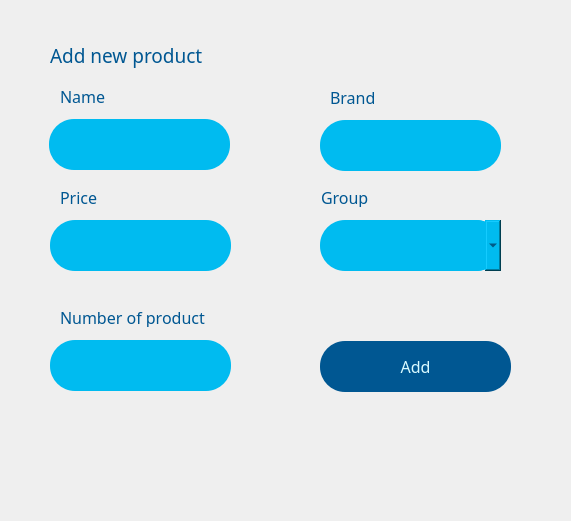
<?xml version="1.0" encoding="UTF-8"?>
<ui version="4.0">
 <class>NewProduct</class>
 <widget class="QWidget" name="NewProduct">
  <property name="geometry">
   <rect>
    <x>0</x>
    <y>0</y>
    <width>571</width>
    <height>521</height>
   </rect>
  </property>
  <property name="windowTitle">
   <string>Form</string>
  </property>
  <widget class="QPushButton" name="add">
   <property name="geometry">
    <rect>
     <x>320</x>
     <y>341</y>
     <width>191</width>
     <height>51</height>
    </rect>
   </property>
   <property name="font">
    <font>
     <family>Kalameh Bold</family>
     <pointsize>12</pointsize>
    </font>
   </property>
   <property name="styleSheet">
    <string notr="true">#add{
background:#005792;
border-radius:25px;
color:#d9faff;

}
#add:hover{
background:#00204a;
border-radius:25px;
color:#d9faff;

}</string>
   </property>
   <property name="text">
    <string>Add</string>
   </property>
  </widget>
  <widget class="QLabel" name="addnewproduct_lable">
   <property name="geometry">
    <rect>
     <x>50</x>
     <y>40</y>
     <width>211</width>
     <height>31</height>
    </rect>
   </property>
   <property name="font">
    <font>
     <family>Kalameh Black</family>
     <pointsize>14</pointsize>
    </font>
   </property>
   <property name="styleSheet">
    <string notr="true">QLabel{
color:#005792}</string>
   </property>
   <property name="text">
    <string>Add new product</string>
   </property>
  </widget>
  <widget class="QLabel" name="namelable">
   <property name="geometry">
    <rect>
     <x>60</x>
     <y>86</y>
     <width>101</width>
     <height>20</height>
    </rect>
   </property>
   <property name="font">
    <font>
     <family>Kalameh ExtraBold</family>
     <pointsize>12</pointsize>
    </font>
   </property>
   <property name="styleSheet">
    <string notr="true">QLabel{
color:#005792}</string>
   </property>
   <property name="text">
    <string>Name</string>
   </property>
  </widget>
  <widget class="QFrame" name="frame_2">
   <property name="geometry">
    <rect>
     <x>49</x>
     <y>119</y>
     <width>181</width>
     <height>51</height>
    </rect>
   </property>
   <property name="styleSheet">
    <string notr="true">#frame_2{
background:#00bbf0;
border-radius:25px;
color:#00204a;
}</string>
   </property>
   <property name="frameShape">
    <enum>QFrame::StyledPanel</enum>
   </property>
   <property name="frameShadow">
    <enum>QFrame::Raised</enum>
   </property>
  </widget>
  <widget class="QLineEdit" name="productname">
   <property name="geometry">
    <rect>
     <x>70</x>
     <y>120</y>
     <width>141</width>
     <height>41</height>
    </rect>
   </property>
   <property name="font">
    <font>
     <family>Kalameh Bold</family>
     <pointsize>11</pointsize>
    </font>
   </property>
   <property name="styleSheet">
    <string notr="true">#productname
{
background:#00bbf0;
border-radius:25px;
color:#00204a;
}</string>
   </property>
  </widget>
  <widget class="QLineEdit" name="productprice">
   <property name="geometry">
    <rect>
     <x>71</x>
     <y>221</y>
     <width>141</width>
     <height>41</height>
    </rect>
   </property>
   <property name="font">
    <font>
     <family>Kalameh Bold</family>
     <pointsize>11</pointsize>
    </font>
   </property>
   <property name="styleSheet">
    <string notr="true">#productprice
{
background:#00bbf0;
border-radius:25px;
color:#00204a;
}</string>
   </property>
  </widget>
  <widget class="QLabel" name="pricelable">
   <property name="geometry">
    <rect>
     <x>60</x>
     <y>187</y>
     <width>101</width>
     <height>20</height>
    </rect>
   </property>
   <property name="font">
    <font>
     <family>Kalameh ExtraBold</family>
     <pointsize>12</pointsize>
    </font>
   </property>
   <property name="styleSheet">
    <string notr="true">QLabel{
color:#005792}</string>
   </property>
   <property name="text">
    <string>Price</string>
   </property>
  </widget>
  <widget class="QFrame" name="frame_3">
   <property name="geometry">
    <rect>
     <x>50</x>
     <y>220</y>
     <width>181</width>
     <height>51</height>
    </rect>
   </property>
   <property name="styleSheet">
    <string notr="true">#frame_3{
background:#00bbf0;
border-radius:25px;
color:#00204a;
}</string>
   </property>
   <property name="frameShape">
    <enum>QFrame::StyledPanel</enum>
   </property>
   <property name="frameShadow">
    <enum>QFrame::Raised</enum>
   </property>
  </widget>
  <widget class="QLineEdit" name="productnumber">
   <property name="geometry">
    <rect>
     <x>71</x>
     <y>341</y>
     <width>141</width>
     <height>41</height>
    </rect>
   </property>
   <property name="font">
    <font>
     <family>Kalameh Bold</family>
     <pointsize>11</pointsize>
    </font>
   </property>
   <property name="styleSheet">
    <string notr="true">#productnumber{
background:#00bbf0;
border-radius:25px;
color:#00204a;
}</string>
   </property>
  </widget>
  <widget class="QLabel" name="name_3">
   <property name="geometry">
    <rect>
     <x>60</x>
     <y>307</y>
     <width>221</width>
     <height>20</height>
    </rect>
   </property>
   <property name="font">
    <font>
     <family>Kalameh ExtraBold</family>
     <pointsize>12</pointsize>
    </font>
   </property>
   <property name="styleSheet">
    <string notr="true">QLabel{
color:#005792}</string>
   </property>
   <property name="text">
    <string>Number of product</string>
   </property>
  </widget>
  <widget class="QFrame" name="frame_4">
   <property name="geometry">
    <rect>
     <x>50</x>
     <y>340</y>
     <width>181</width>
     <height>51</height>
    </rect>
   </property>
   <property name="styleSheet">
    <string notr="true">#frame_4{
background:#00bbf0;
border-radius:25px;
color:#00204a;
}</string>
   </property>
   <property name="frameShape">
    <enum>QFrame::StyledPanel</enum>
   </property>
   <property name="frameShadow">
    <enum>QFrame::Raised</enum>
   </property>
  </widget>
  <widget class="QLineEdit" name="productbrand">
   <property name="geometry">
    <rect>
     <x>341</x>
     <y>121</y>
     <width>141</width>
     <height>41</height>
    </rect>
   </property>
   <property name="font">
    <font>
     <family>Kalameh Bold</family>
     <pointsize>11</pointsize>
    </font>
   </property>
   <property name="styleSheet">
    <string notr="true">#productbrand
{
background:#00bbf0;
border-radius:25px;
color:#00204a;
}</string>
   </property>
  </widget>
  <widget class="QLabel" name="name_4">
   <property name="geometry">
    <rect>
     <x>330</x>
     <y>87</y>
     <width>101</width>
     <height>20</height>
    </rect>
   </property>
   <property name="font">
    <font>
     <family>Kalameh ExtraBold</family>
     <pointsize>12</pointsize>
    </font>
   </property>
   <property name="styleSheet">
    <string notr="true">QLabel{
color:#005792}</string>
   </property>
   <property name="text">
    <string>Brand</string>
   </property>
  </widget>
  <widget class="QFrame" name="frame_5">
   <property name="geometry">
    <rect>
     <x>320</x>
     <y>120</y>
     <width>181</width>
     <height>51</height>
    </rect>
   </property>
   <property name="styleSheet">
    <string notr="true">#frame_5{
background:#00bbf0;
border-radius:25px;
color:#00204a;
}</string>
   </property>
   <property name="frameShape">
    <enum>QFrame::StyledPanel</enum>
   </property>
   <property name="frameShadow">
    <enum>QFrame::Raised</enum>
   </property>
  </widget>
  <widget class="QLabel" name="name_5">
   <property name="geometry">
    <rect>
     <x>321</x>
     <y>187</y>
     <width>101</width>
     <height>20</height>
    </rect>
   </property>
   <property name="font">
    <font>
     <family>Kalameh ExtraBold</family>
     <pointsize>12</pointsize>
    </font>
   </property>
   <property name="styleSheet">
    <string notr="true">QLabel{
color:#005792}</string>
   </property>
   <property name="text">
    <string>Group</string>
   </property>
  </widget>
  <widget class="QComboBox" name="productgroup">
   <property name="geometry">
    <rect>
     <x>340</x>
     <y>220</y>
     <width>161</width>
     <height>51</height>
    </rect>
   </property>
   <property name="font">
    <font>
     <family>Kalameh Bold</family>
     <pointsize>11</pointsize>
    </font>
   </property>
   <property name="styleSheet">
    <string notr="true">#productgroup{
background:#00bbf0;
border-radius:25px;
color:#00204a;
}</string>
   </property>
  </widget>
  <widget class="QFrame" name="frame_6">
   <property name="geometry">
    <rect>
     <x>320</x>
     <y>220</y>
     <width>181</width>
     <height>51</height>
    </rect>
   </property>
   <property name="styleSheet">
    <string notr="true">#frame_6{
background:#00bbf0;
border-radius:25px;
color:#00204a;
}</string>
   </property>
   <property name="frameShape">
    <enum>QFrame::StyledPanel</enum>
   </property>
   <property name="frameShadow">
    <enum>QFrame::Raised</enum>
   </property>
  </widget>
  <zorder>frame_6</zorder>
  <zorder>add</zorder>
  <zorder>addnewproduct_lable</zorder>
  <zorder>namelable</zorder>
  <zorder>frame_2</zorder>
  <zorder>productname</zorder>
  <zorder>pricelable</zorder>
  <zorder>frame_3</zorder>
  <zorder>name_3</zorder>
  <zorder>frame_4</zorder>
  <zorder>name_4</zorder>
  <zorder>frame_5</zorder>
  <zorder>name_5</zorder>
  <zorder>productprice</zorder>
  <zorder>productbrand</zorder>
  <zorder>productnumber</zorder>
  <zorder>productgroup</zorder>
 </widget>
 <resources/>
 <connections/>
</ui>
